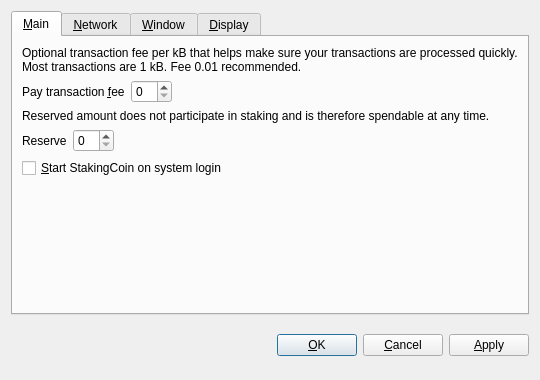
<?xml version="1.0" encoding="UTF-8"?>
<ui version="4.0">
 <class>OptionsDialog</class>
 <widget class="QDialog" name="OptionsDialog">
  <property name="geometry">
   <rect>
    <x>0</x>
    <y>0</y>
    <width>540</width>
    <height>380</height>
   </rect>
  </property>
  <property name="windowTitle">
   <string>Options</string>
  </property>
  <property name="modal">
   <bool>true</bool>
  </property>
  <layout class="QVBoxLayout" name="verticalLayout">
   <item>
    <widget class="QTabWidget" name="tabWidget">
     <property name="tabPosition">
      <enum>QTabWidget::North</enum>
     </property>
     <property name="currentIndex">
      <number>0</number>
     </property>
     <widget class="QWidget" name="tabMain">
      <attribute name="title">
       <string>&amp;Main</string>
      </attribute>
      <layout class="QVBoxLayout" name="verticalLayout_Main">
       <item>
        <widget class="QLabel" name="transactionFeeInfoLabel">
         <property name="text">
          <string>Optional transaction fee per kB that helps make sure your transactions are processed quickly. Most transactions are 1 kB. Fee 0.01 recommended.</string>
         </property>
         <property name="textFormat">
          <enum>Qt::PlainText</enum>
         </property>
         <property name="wordWrap">
          <bool>true</bool>
         </property>
        </widget>
       </item>
       <item>
        <layout class="QHBoxLayout" name="horizontalLayoutFee">
         <item>
          <widget class="QLabel" name="transactionFeeLabel">
           <property name="text">
            <string>Pay transaction &amp;fee</string>
           </property>
           <property name="textFormat">
            <enum>Qt::PlainText</enum>
           </property>
           <property name="buddy">
            <cstring>transactionFee</cstring>
           </property>
          </widget>
         </item>
         <item>
          <widget class="BitcoinAmountField" name="transactionFee"/>
         </item>
         <item>
          <spacer name="horizontalSpacerFee">
           <property name="orientation">
            <enum>Qt::Horizontal</enum>
           </property>
           <property name="sizeHint" stdset="0">
            <size>
             <width>40</width>
             <height>20</height>
            </size>
           </property>
          </spacer>
         </item>
        </layout>
       </item>
       <item>
        <widget class="QLabel" name="reserveBalanceInfoLabel">
         <property name="text">
          <string>Reserved amount does not participate in staking and is therefore spendable at any time.</string>
         </property>
         <property name="textFormat">
          <enum>Qt::PlainText</enum>
         </property>
         <property name="wordWrap">
          <bool>true</bool>
         </property>
        </widget>
       </item>
       <item>
        <layout class="QHBoxLayout" name="horizontalLayoutReserveBalance">
         <item>
          <widget class="QLabel" name="reserveBalanceLabel">
           <property name="text">
            <string>Reserve</string>
           </property>
           <property name="textFormat">
            <enum>Qt::PlainText</enum>
           </property>
           <property name="buddy">
            <cstring>reserveBalance</cstring>
           </property>
          </widget>
         </item>
         <item>
          <widget class="BitcoinAmountField" name="reserveBalance"/>
         </item>
         <item>
          <spacer name="horizontalSpacerReserveBalance">
           <property name="orientation">
            <enum>Qt::Horizontal</enum>
           </property>
           <property name="sizeHint" stdset="0">
            <size>
             <width>40</width>
             <height>20</height>
            </size>
           </property>
          </spacer>
         </item>
        </layout>
       </item>
       <item>
        <widget class="QCheckBox" name="bitcoinAtStartup">
         <property name="toolTip">
          <string>Automatically start StakingCoin after logging in to the system.</string>
         </property>
         <property name="text">
          <string>&amp;Start StakingCoin on system login</string>
         </property>
        </widget>
       </item>
       <item>
        <spacer name="verticalSpacer_Main">
         <property name="orientation">
          <enum>Qt::Vertical</enum>
         </property>
         <property name="sizeHint" stdset="0">
          <size>
           <width>20</width>
           <height>40</height>
          </size>
         </property>
        </spacer>
       </item>
      </layout>
     </widget>
     <widget class="QWidget" name="tabNetwork">
      <attribute name="title">
       <string>&amp;Network</string>
      </attribute>
      <layout class="QVBoxLayout" name="verticalLayout_Network">
       <item>
        <widget class="QCheckBox" name="mapPortUpnp">
         <property name="toolTip">
          <string>Automatically open the StakingCoin client port on the router. This only works when your router supports UPnP and it is enabled.</string>
         </property>
         <property name="text">
          <string>Map port using &amp;UPnP</string>
         </property>
        </widget>
       </item>
       <item>
        <widget class="QCheckBox" name="connectSocks">
         <property name="toolTip">
          <string>Connect to the StakingCoin network through a SOCKS proxy (e.g. when connecting through Tor).</string>
         </property>
         <property name="text">
          <string>&amp;Connect through SOCKS proxy:</string>
         </property>
        </widget>
       </item>
       <item>
        <layout class="QHBoxLayout" name="horizontalLayout_Network">
         <item>
          <widget class="QLabel" name="proxyIpLabel">
           <property name="text">
            <string>Proxy &amp;IP:</string>
           </property>
           <property name="textFormat">
            <enum>Qt::PlainText</enum>
           </property>
           <property name="buddy">
            <cstring>proxyIp</cstring>
           </property>
          </widget>
         </item>
         <item>
          <widget class="QValidatedLineEdit" name="proxyIp">
           <property name="maximumSize">
            <size>
             <width>140</width>
             <height>16777215</height>
            </size>
           </property>
           <property name="toolTip">
            <string>IP address of the proxy (e.g. 127.0.0.1)</string>
           </property>
          </widget>
         </item>
         <item>
          <widget class="QLabel" name="proxyPortLabel">
           <property name="text">
            <string>&amp;Port:</string>
           </property>
           <property name="textFormat">
            <enum>Qt::PlainText</enum>
           </property>
           <property name="buddy">
            <cstring>proxyPort</cstring>
           </property>
          </widget>
         </item>
         <item>
          <widget class="QLineEdit" name="proxyPort">
           <property name="maximumSize">
            <size>
             <width>55</width>
             <height>16777215</height>
            </size>
           </property>
           <property name="toolTip">
            <string>Port of the proxy (e.g. 9050)</string>
           </property>
          </widget>
         </item>
         <item>
          <widget class="QLabel" name="socksVersionLabel">
           <property name="text">
            <string>SOCKS &amp;Version:</string>
           </property>
           <property name="textFormat">
            <enum>Qt::PlainText</enum>
           </property>
           <property name="buddy">
            <cstring>socksVersion</cstring>
           </property>
          </widget>
         </item>
         <item>
          <widget class="QValueComboBox" name="socksVersion">
           <property name="toolTip">
            <string>SOCKS version of the proxy (e.g. 5)</string>
           </property>
          </widget>
         </item>
         <item>
          <spacer name="horizontalSpacer_Network">
           <property name="orientation">
            <enum>Qt::Horizontal</enum>
           </property>
           <property name="sizeHint" stdset="0">
            <size>
             <width>40</width>
             <height>20</height>
            </size>
           </property>
          </spacer>
         </item>
        </layout>
       </item>
       <item>
        <spacer name="verticalSpacer_Network">
         <property name="orientation">
          <enum>Qt::Vertical</enum>
         </property>
         <property name="sizeHint" stdset="0">
          <size>
           <width>20</width>
           <height>40</height>
          </size>
         </property>
        </spacer>
       </item>
      </layout>
     </widget>
     <widget class="QWidget" name="tabWindow">
      <attribute name="title">
       <string>&amp;Window</string>
      </attribute>
      <layout class="QVBoxLayout" name="verticalLayout_Window">
       <item>
        <widget class="QCheckBox" name="minimizeToTray">
         <property name="toolTip">
          <string>Show only a tray icon after minimizing the window.</string>
         </property>
         <property name="text">
          <string>&amp;Minimize to the tray instead of the taskbar</string>
         </property>
        </widget>
       </item>
       <item>
        <widget class="QCheckBox" name="minimizeOnClose">
         <property name="toolTip">
          <string>Minimize instead of exit the application when the window is closed. When this option is enabled, the application will be closed only after selecting Quit in the menu.</string>
         </property>
         <property name="text">
          <string>M&amp;inimize on close</string>
         </property>
        </widget>
       </item>
       <item>
        <spacer name="verticalSpacer_Window">
         <property name="orientation">
          <enum>Qt::Vertical</enum>
         </property>
         <property name="sizeHint" stdset="0">
          <size>
           <width>20</width>
           <height>40</height>
          </size>
         </property>
        </spacer>
       </item>
      </layout>
     </widget>
     <widget class="QWidget" name="tabDisplay">
      <attribute name="title">
       <string>&amp;Display</string>
      </attribute>
      <layout class="QVBoxLayout" name="verticalLayout_Display">
       <item>
        <layout class="QHBoxLayout" name="horizontalLayout_1_Display">
         <item>
          <widget class="QLabel" name="langLabel">
           <property name="text">
            <string>User Interface &amp;language:</string>
           </property>
           <property name="textFormat">
            <enum>Qt::PlainText</enum>
           </property>
           <property name="buddy">
            <cstring>lang</cstring>
           </property>
          </widget>
         </item>
         <item>
          <widget class="QValueComboBox" name="lang">
           <property name="toolTip">
            <string>The user interface language can be set here. This setting will take effect after restarting StakingCoin.</string>
           </property>
          </widget>
         </item>
        </layout>
       </item>
       <item>
        <layout class="QHBoxLayout" name="horizontalLayout_2_Display">
         <item>
          <widget class="QLabel" name="unitLabel">
           <property name="text">
            <string>&amp;Unit to show amounts in:</string>
           </property>
           <property name="textFormat">
            <enum>Qt::PlainText</enum>
           </property>
           <property name="buddy">
            <cstring>unit</cstring>
           </property>
          </widget>
         </item>
         <item>
          <widget class="QValueComboBox" name="unit">
           <property name="toolTip">
            <string>Choose the default subdivision unit to show in the interface and when sending coins.</string>
           </property>
          </widget>
         </item>
        </layout>
       </item>
       <item>
        <widget class="QCheckBox" name="displayAddresses">
         <property name="toolTip">
          <string>Whether to show StakingCoin addresses in the transaction list or not.</string>
         </property>
         <property name="text">
          <string>&amp;Display addresses in transaction list</string>
         </property>
        </widget>
       </item>
       <item>
        <widget class="QCheckBox" name="coinControlFeatures">
         <property name="toolTip">
          <string>Whether to show coin control features or not.</string>
         </property>
         <property name="text">
          <string>Display coin &amp;control features (experts only!)</string>
         </property>
        </widget>
       </item>
       <item>
        <spacer name="verticalSpacer_Display">
         <property name="orientation">
          <enum>Qt::Vertical</enum>
         </property>
         <property name="sizeHint" stdset="0">
          <size>
           <width>20</width>
           <height>40</height>
          </size>
         </property>
        </spacer>
       </item>
      </layout>
     </widget>
    </widget>
   </item>
   <item>
    <layout class="QHBoxLayout" name="horizontalLayout_Buttons">
     <item>
      <spacer name="horizontalSpacer_1">
       <property name="orientation">
        <enum>Qt::Horizontal</enum>
       </property>
       <property name="sizeHint" stdset="0">
        <size>
         <width>40</width>
         <height>48</height>
        </size>
       </property>
      </spacer>
     </item>
     <item>
      <widget class="QLabel" name="statusLabel">
       <property name="font">
        <font>
         <weight>75</weight>
         <bold>true</bold>
        </font>
       </property>
       <property name="text">
        <string/>
       </property>
       <property name="textFormat">
        <enum>Qt::PlainText</enum>
       </property>
       <property name="wordWrap">
        <bool>true</bool>
       </property>
      </widget>
     </item>
     <item>
      <spacer name="horizontalSpacer_2">
       <property name="orientation">
        <enum>Qt::Horizontal</enum>
       </property>
       <property name="sizeHint" stdset="0">
        <size>
         <width>40</width>
         <height>48</height>
        </size>
       </property>
      </spacer>
     </item>
     <item>
      <widget class="QPushButton" name="okButton">
       <property name="text">
        <string>&amp;OK</string>
       </property>
      </widget>
     </item>
     <item>
      <widget class="QPushButton" name="cancelButton">
       <property name="text">
        <string>&amp;Cancel</string>
       </property>
       <property name="autoDefault">
        <bool>false</bool>
       </property>
      </widget>
     </item>
     <item>
      <widget class="QPushButton" name="applyButton">
       <property name="text">
        <string>&amp;Apply</string>
       </property>
       <property name="autoDefault">
        <bool>false</bool>
       </property>
      </widget>
     </item>
    </layout>
   </item>
  </layout>
 </widget>
 <customwidgets>
  <customwidget>
   <class>BitcoinAmountField</class>
   <extends>QSpinBox</extends>
   <header>bitcoinamountfield.h</header>
  </customwidget>
  <customwidget>
   <class>QValueComboBox</class>
   <extends>QComboBox</extends>
   <header>qvaluecombobox.h</header>
  </customwidget>
  <customwidget>
   <class>QValidatedLineEdit</class>
   <extends>QLineEdit</extends>
   <header>qvalidatedlineedit.h</header>
  </customwidget>
 </customwidgets>
 <resources/>
 <connections/>
</ui>
